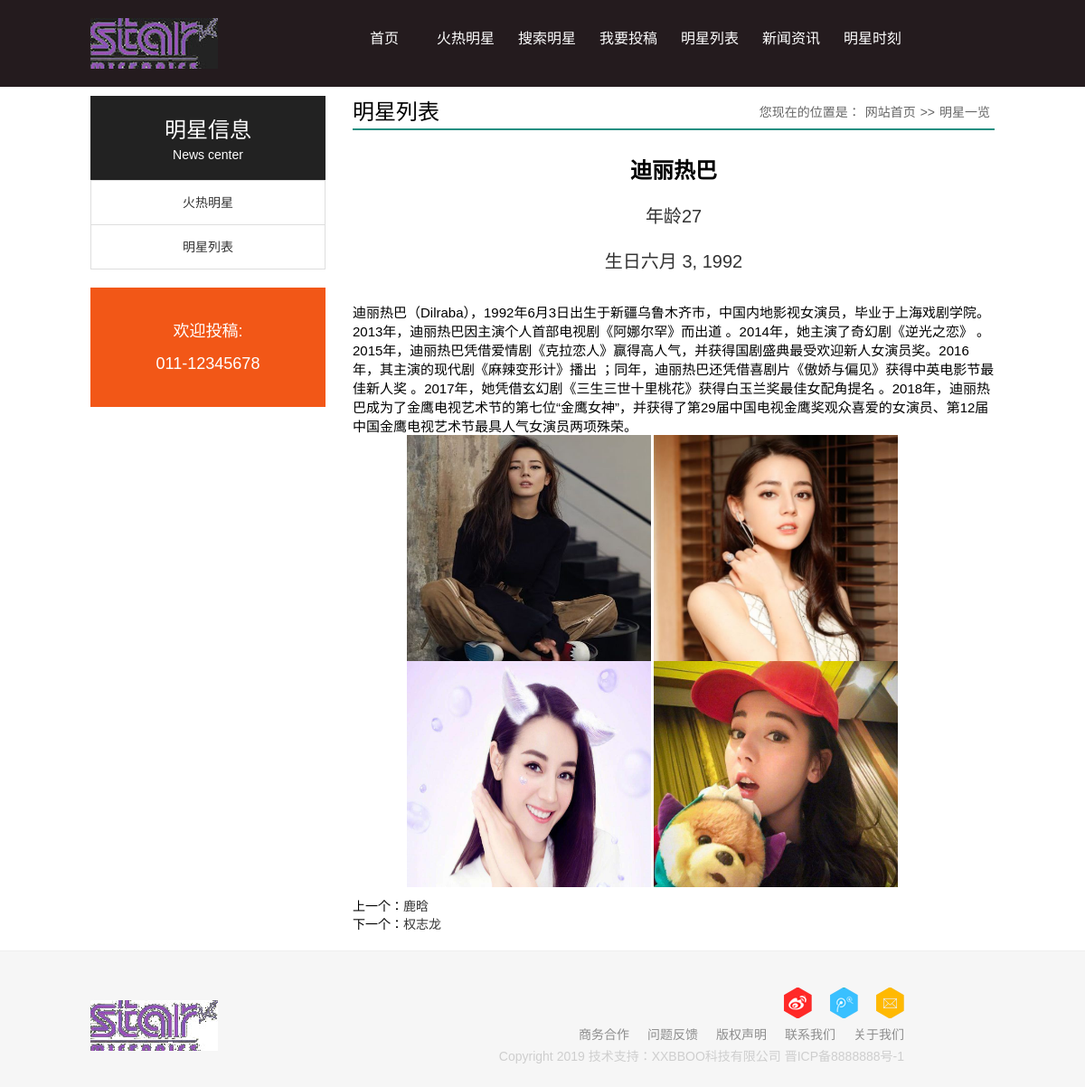
Page /view/3 on the committed database.
### Star/models.py (models this page shows, shortened)
class Star(models.Model):
    name = models.CharField(max_length=32, verbose_name="姓名")
    age = models.IntegerField(verbose_name="年龄")
    birthday = models.DateField(verbose_name="生日")
    area = models.TextField(verbose_name="描述")
    hot = models.CharField(max_length=32)

class Picture(models.Model):
    star = models.ForeignKey(to=Star, on_delete=models.CASCADE)
    description = models.CharField(max_length=8)
    picture = models.ImageField(upload_to="images")

### Star/views.py (the view)
# urls.py: re_path(r'view/(?P<id>\d{1,2})',view),
def view(request, id):
    star = Star.objects.filter(id=id).first()
    n_star = Star.objects.filter(id=str(int(id) + 1)).first()
    l_star = Star.objects.filter(id=str(int(id) - 1)).first()
    pics = Picture.objects.filter(star_id=id)
    return render(request, "view.html", locals())

### templates/view.html
{% extends "base.html" %}
{% block container %}
<div  class="mainbox">
<div class="menu_box left">
    <h2>明星信息<span>News center</span></h2>
    <ul class="news_menu">
      <li><a href="/index/#works">火热明星</a></li>
      <li><a href="/list">明星列表</a></li>
    </ul>
    <div class="hot_line">
      <p>欢迎投稿:</p>
      <span>011-12345678</span> </div>
  </div>
  <div class="news_box right">
    <h2 class="nh1"><span>您现在的位置是：<a href="/" target="_blank">网站首页</a>>><a href="/list/" target="_blank">明星一览</a></span><b>明星列表</b></h2>
    <div class="f_box">
      <p class="a_title">{{ star.name }}</p>
      <p class="p_title">年龄{{ star.age }}</p>
      <p class="p_title">生日{{ star.birthday }}</p>
    </div>
      <p style="font-size: 15px">{{ star.area }}</p>
    <div style="margin-left: 60px">
      {% for pic in pics %}
      <img style="width: 270px;height: 250px;" src="/static/{{ pic.picture }}">
      {% endfor %}
    </div>
    <div class="nextinfos">
        <p>上一个：<a href="/view/{{ l_star.id }}">{{ l_star.name }}</a></p>
        <p>下一个：<a href="/view/{{ n_star.id }}">{{ n_star.name }}</a></p>
    </div>
  </div>
</div>
{% endblock %}

### static/css/base.css (style rules this page uses)
body, ol, ul, h1, h2, h3, h4, h5, h6, p, th, td, dl, dd, form, fieldset, legend, input, textarea, select { margin: 0; padding: 0; }
body { font: 12px Arial, "Microsoft Yahei", Helvetica, sans-serif; -webkit-text-size-adjust: 100%; }
a { color: #333; text-decoration: none }
li { list-style: none; }
img { border: 0; vertical-align: middle; }
p { word-wrap: break-word }
.left { float: left; }
.right { float: right; }
.mainbox { width:1000px; margin:10px auto; overflow:hidden }

### static/css/main.css (style rules this page uses)
.menu_box { width: 260px; }
.menu_box h2 { background: #222; padding: 20px 30px; font-size: 24px; line-height: 36px; color: #fff; font-weight: normal; text-align: center }
.menu_box h2 span { display: block; font-size: 14px; line-height: 18px; }
.news_menu li { line-height: 48px; border: 1px solid #dedede; margin-top: -1px; text-align: center }
.news_menu li a { display: block; font-size: 14px; transition: all 0.25s; }
.news_box { width: 710px }
.nh1 { font-size: 24px; line-height: 36px; border-bottom: #258f81 2px solid; }
.nh1 b { font-weight: normal }
.nh1 span { float: right; font-size: 14px; color: #666; font-weight: normal }
.nh1 span a { color: #666; margin: 0 5px }
.hot_line { background: #F25717; text-align: center; color: #FFF; padding: 30px 0; margin: 20px 0; font-size: 18px; line-height: 36px }
.f_box { margin: 20px 0 }
.a_title { text-align: center; font-size: 24px; font-weight: bold; color: #000; line-height: 50px }
.p_title { text-align: center; font-size: 20px; color: #333; line-height: 50px; }
.nextinfos { font-size: 14px;margin: 10px 0 }

### rows in the picture
Star: name "迪丽热巴", age "27", birthday "六月 3, 1992", area "迪丽热巴（Dilraba），1992年6月3日出生于新疆乌鲁木齐市，中国内地影视女演员，毕业于上海戏剧学院。 2013年，迪丽热巴因主演个人首部电视剧《阿娜尔罕》而出道 。2014年，她主演了奇幻剧《逆光之恋》 。2015年，迪丽热巴凭借爱情剧《克拉恋人》赢得高人气，并获得国剧盛典最受欢迎新人女演员奖。2016年，其主演的现代剧《麻辣变形计》播出 ；同年，迪丽热巴还凭借喜剧片《傲娇与偏见》获得中英电影节最佳新人奖 。2017年，她凭借玄幻剧《三生三世十里桃花》获得白玉兰奖最佳女配角提名 。2018年，迪丽热巴成为了金鹰电视艺术节的第七位“金鹰女神”，并获得了第29届中国电视金鹰奖观众喜爱的女演员、第12届中国金鹰电视艺术节最具人气女演员两项殊荣。"
Picture: picture (picture)
Picture: picture (picture)
Picture: picture (picture)
Picture: picture (picture)
Star: name "鹿晗"
Star: name "权志龙"
